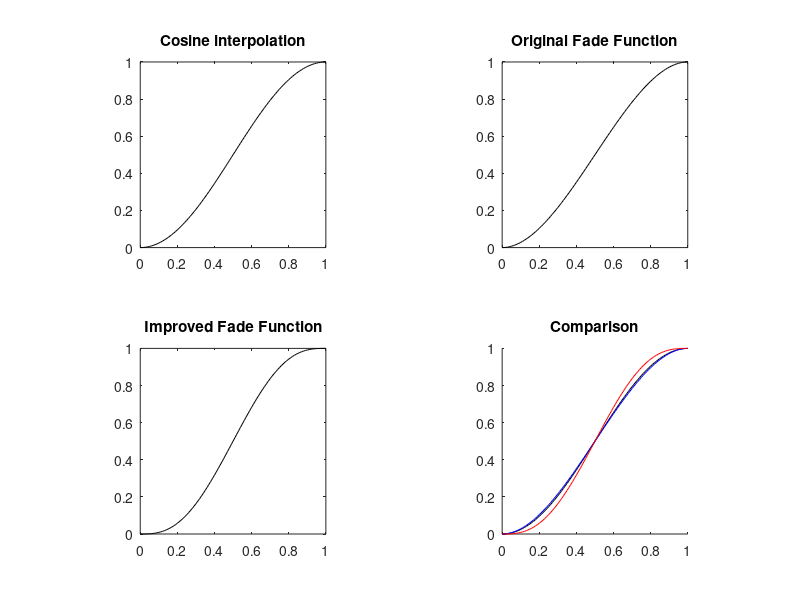

The MATLAB source for this figure:
x = 0:0.01:1;

y_cosineInterp = (1 - cos(x.*pi)) * 0.5;
% 3x2-2x3 (0<x<1)
y_perlinFadeOriginal = (3 * x.^2) -  (2 * x.^3);
% 6t5-15t4+10t3
y_perlinFadeImproved = (6 * x.^5) -  (15 * x.^4) +  (10 * x.^3);


figure;
subplot(2,2,1); plot(x, y_cosineInterp, 'k', 'markersize', 2); title('Cosine interpolation'); axis square;
subplot(2,2,2); plot(x, y_perlinFadeOriginal, 'k', 'markersize', 2); title('Original Fade Function'); axis square;
subplot(2,2,3); plot(x, y_perlinFadeImproved, 'k', 'markersize', 2); title('Improved Fade Function'); axis square;
subplot(2,2,4); hold on;
plot(x, y_cosineInterp, 'k', 'markersize', 2);
plot(x, y_perlinFadeOriginal, 'b', 'markersize', 2);
plot(x, y_perlinFadeImproved, 'r', 'markersize', 2);
title('Comparison'); axis square;

hold off;

